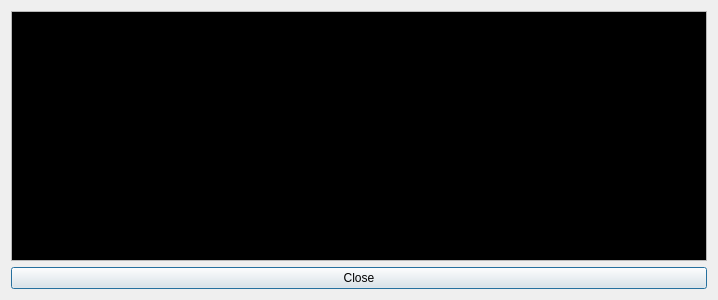
<?xml version="1.0" encoding="UTF-8"?>
<ui version="4.0">
 <class>ConsoleDialog</class>
 <widget class="QDialog" name="ConsoleDialog">
  <property name="geometry">
   <rect>
    <x>0</x>
    <y>0</y>
    <width>718</width>
    <height>300</height>
   </rect>
  </property>
  <property name="windowTitle">
   <string>Console output</string>
  </property>
  <layout class="QGridLayout" name="gridLayout">
   <item row="0" column="0">
    <widget class="QTextEdit" name="txt_console">
     <property name="palette">
      <palette>
       <active>
        <colorrole role="Light">
         <brush brushstyle="SolidPattern">
          <color alpha="255">
           <red>255</red>
           <green>255</green>
           <blue>255</blue>
          </color>
         </brush>
        </colorrole>
        <colorrole role="Text">
         <brush brushstyle="SolidPattern">
          <color alpha="255">
           <red>255</red>
           <green>255</green>
           <blue>255</blue>
          </color>
         </brush>
        </colorrole>
        <colorrole role="Base">
         <brush brushstyle="SolidPattern">
          <color alpha="255">
           <red>0</red>
           <green>0</green>
           <blue>0</blue>
          </color>
         </brush>
        </colorrole>
       </active>
       <inactive>
        <colorrole role="Light">
         <brush brushstyle="SolidPattern">
          <color alpha="255">
           <red>255</red>
           <green>255</green>
           <blue>255</blue>
          </color>
         </brush>
        </colorrole>
        <colorrole role="Text">
         <brush brushstyle="SolidPattern">
          <color alpha="255">
           <red>255</red>
           <green>255</green>
           <blue>255</blue>
          </color>
         </brush>
        </colorrole>
        <colorrole role="Base">
         <brush brushstyle="SolidPattern">
          <color alpha="255">
           <red>0</red>
           <green>0</green>
           <blue>0</blue>
          </color>
         </brush>
        </colorrole>
       </inactive>
       <disabled>
        <colorrole role="Light">
         <brush brushstyle="SolidPattern">
          <color alpha="255">
           <red>255</red>
           <green>255</green>
           <blue>255</blue>
          </color>
         </brush>
        </colorrole>
        <colorrole role="Text">
         <brush brushstyle="SolidPattern">
          <color alpha="255">
           <red>190</red>
           <green>190</green>
           <blue>190</blue>
          </color>
         </brush>
        </colorrole>
        <colorrole role="Base">
         <brush brushstyle="SolidPattern">
          <color alpha="255">
           <red>239</red>
           <green>235</green>
           <blue>231</blue>
          </color>
         </brush>
        </colorrole>
       </disabled>
      </palette>
     </property>
     <property name="font">
      <font>
       <family>MUTT ClearlyU Wide</family>
      </font>
     </property>
     <property name="undoRedoEnabled">
      <bool>false</bool>
     </property>
     <property name="readOnly">
      <bool>true</bool>
     </property>
    </widget>
   </item>
   <item row="1" column="0">
    <widget class="QPushButton" name="btn_close">
     <property name="text">
      <string>Close</string>
     </property>
    </widget>
   </item>
  </layout>
 </widget>
 <resources/>
 <connections/>
</ui>
